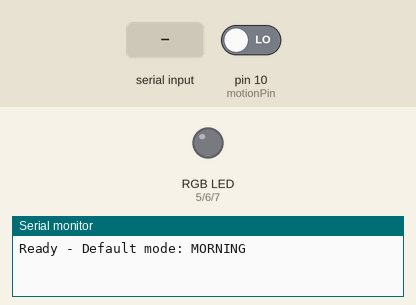
Recording of a sketch running on a simulated Arduino Uno, built with avr-gcc and run on an emulated ATmega328P. Parts: an RGB LED mixed from three pins (HIGH = lit), the last lines printed to the serial monitor. Dashed ring = blinking. Inputs (shaded band) come from the test bench; at power-on: pin 10 (motionPin) LOW. Dim RGB values are drawn brighter than linear; random numbers use the default seed unless the sketch sets one.

Above: at 1.2 s.
1.3 s: pin 10 (motionPin) driven HIGH
At 2.5 s:
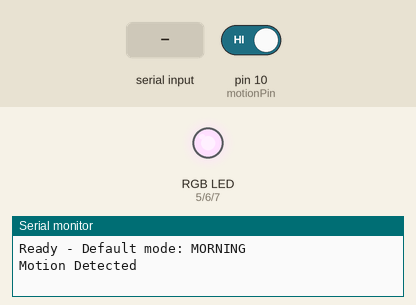
2.8 s: "party light\n" received over Serial
At 3.71 s:
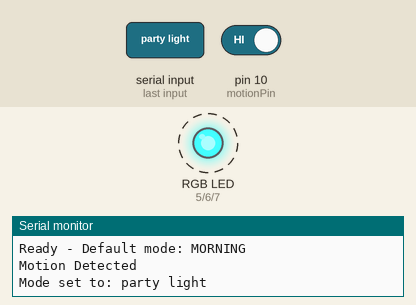
5.8 s: "night light\n" received over Serial
At 6.5 s:
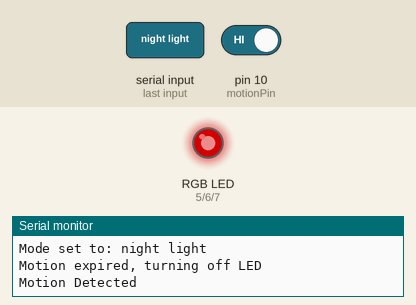
7.4 s: "party light\n" received over Serial
At 7.71 s:
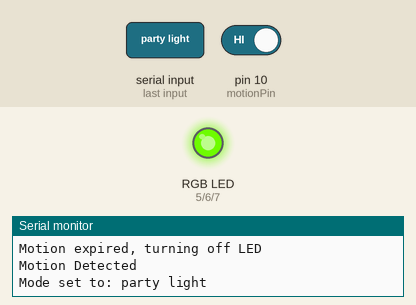
10.4 s: "morning light\n" received over Serial
12.0 s: pin 10 (motionPin) driven LOW
Timing chart, 0 to 15.0 s (numbered marks = the images above; inputs shaded):
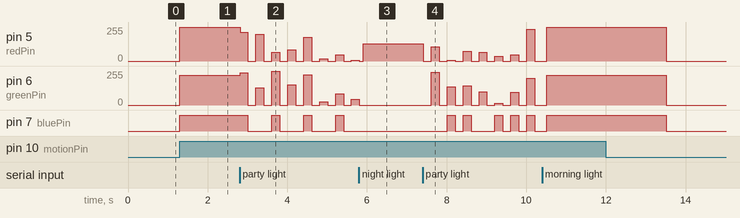

Measured:
- after the input at 1.3 s, pin 5 (redPin): 0/255 → 255/255 at once; pin 6 (greenPin): 0/255 → 223/255 at once; pin 7 (bluePin): LOW → HIGH at once
- after the input at 7.4 s, pin 6 (greenPin): 0/255 → 245/255 after 0.21 s, → 0/255 0.20 s later, → 136/255 0.20 s later, → 0/255 0.20 s later, … (14 changes in this stretch); pin 7 (bluePin): LOW → HIGH after 0.61 s, → LOW 0.20 s later, → HIGH 0.20 s later, → LOW 0.20 s later, … (10 changes in this stretch)

The sketch:

smartlight_device.ino
```cpp
const int motionPin = 10;
const int redPin = 5;
const int greenPin = 6;
const int bluePin = 7;

bool previousState = LOW;
String mode = "morning light";
bool overrideOn = false;
bool overrideOff = false;
bool partyModeActive = false;

unsigned long motionStartTime = 0;
bool motionActive = false;

void setup()
{
  pinMode(motionPin, INPUT);
  Serial.begin(9600);

  pinMode(redPin, OUTPUT);
  pinMode(greenPin, OUTPUT);
  pinMode(bluePin, OUTPUT);

  setColor(0, 0, 0);
  Serial.println("Ready - Default mode: MORNING");
}

void loop()
{
  if (Serial.available())
  {
    String command = Serial.readStringUntil('\n');
    command.trim();

    if (command == "lights on")
    {
      overrideOn = true;
      overrideOff = false;
      motionActive = false;
      Serial.println("Override: LED ON");
      if (mode == "party light")
      {
        partyModeActive = true;
      }
      else
      {
        applyColorMode();
      }
    }
    else if (command == "lights off")
    {
      overrideOn = false;
      overrideOff = true;
      motionActive = false;
      partyModeActive = false;
      setColor(0, 0, 0);
      Serial.println("Override: LED OFF (total)");
    }
    else if (command == "motion lights")
    {
      overrideOn = false;
      overrideOff = false;
      partyModeActive = (mode == "party light");
      Serial.println("AUTO mode enabled (motion detection resumes)");
    }
    else if (command == "morning light" || command == "afternoon light" || command == "evening light" ||
             command == "night light" || command == "party light" ||
             command == "happy light" || command == "sad light" || command == "relax light" ||
             command == "love light" || command == "angry light" || command == "romantic light")
    {
      mode = command;
      partyModeActive = (mode == "party light");
      Serial.print("Mode set to: ");
      Serial.println(mode);
      if (overrideOn && mode != "party light")
      {
        applyColorMode();
      }
    }
  }

  if (overrideOff)
  {
    setColor(0, 0, 0);
    return;
  }

  if (overrideOn)
  {
    if (partyModeActive)
    {
      partyBlink();
    }
    return;
  }

  if (partyModeActive && motionActive)
  {
    partyBlink();
    return;
  }

  bool currentState = digitalRead(motionPin);

  if (currentState == HIGH && !motionActive)
  {
    motionStartTime = millis();
    motionActive = true;
    Serial.println("Motion Detected");
    if (!partyModeActive)
      applyColorMode();
  }

  if (motionActive && millis() - motionStartTime >= 3000)
  {
    Serial.println("Motion expired, turning off LED");
    motionActive = false;
    setColor(0, 0, 0);
  }

  previousState = currentState;
  delay(100);
}

void applyColorMode()
{
  if (mode == "morning light")
    setColor(255, 223, 186);
  else if (mode == "noon light")
    setColor(180, 220, 255);
  else if (mode == "evening light")
    setColor(255, 140, 0);
  else if (mode == "night light")
    setColor(128, 0, 64);
  else if (mode == "happy light")
    setColor(255, 255, 0);
  else if (mode == "sad light")
    setColor(0, 0, 255);
  else if (mode == "relax light")
    setColor(135, 206, 250);
  else if (mode == "love light")
    setColor(255, 20, 147);
  else if (mode == "angry light")
    setColor(255, 0, 0);
  else if (mode == "romantic light")
    setColor(128, 0, 128);
}

void setColor(int redValue, int greenValue, int blueValue)
{
  analogWrite(redPin, redValue);
  analogWrite(greenPin, greenValue);
  analogWrite(bluePin, blueValue);
}

void partyBlink()
{
  static unsigned long lastBlink = 0;
  static bool ledOn = false;

  if (millis() - lastBlink >= 200)
  {
    lastBlink = millis();
    if (ledOn)
    {
      setColor(0, 0, 0);
    }
    else
    {
      setColor(random(0, 256), random(0, 256), random(0, 256));
    }
    ledOn = !ledOn;
  }
}
```
